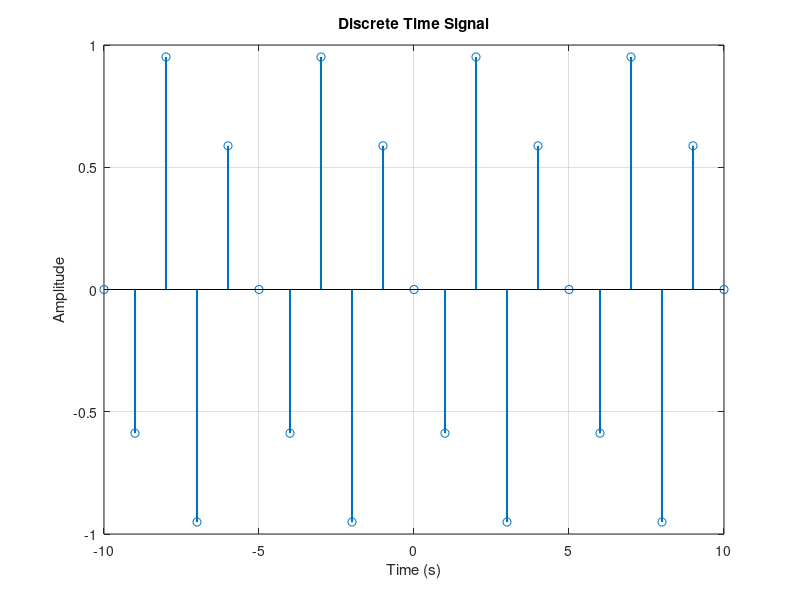
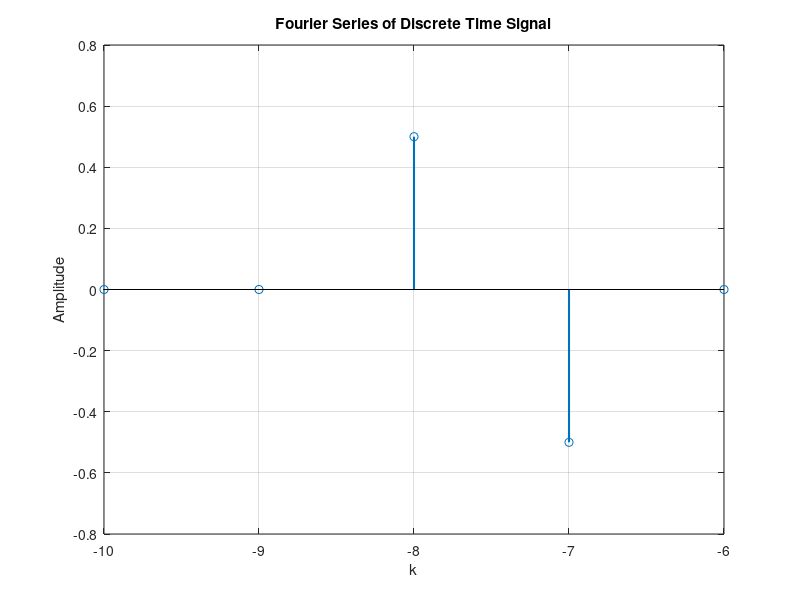
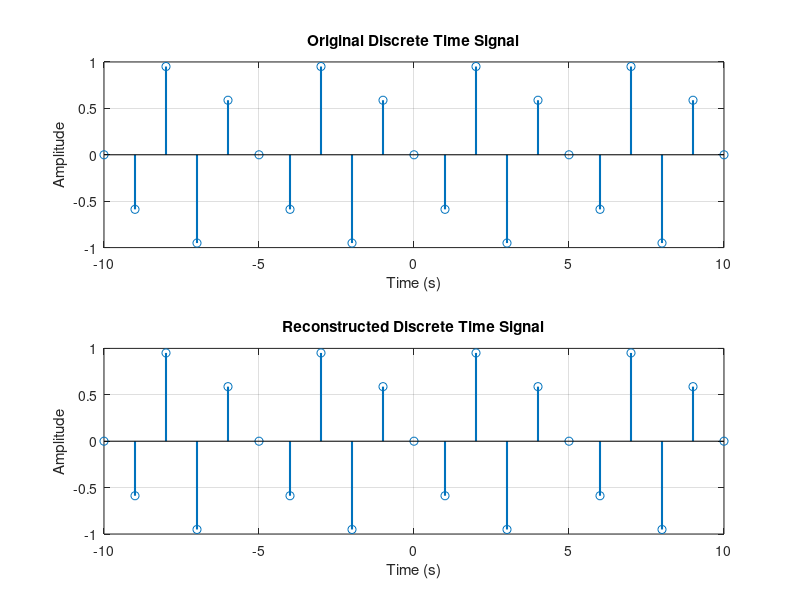
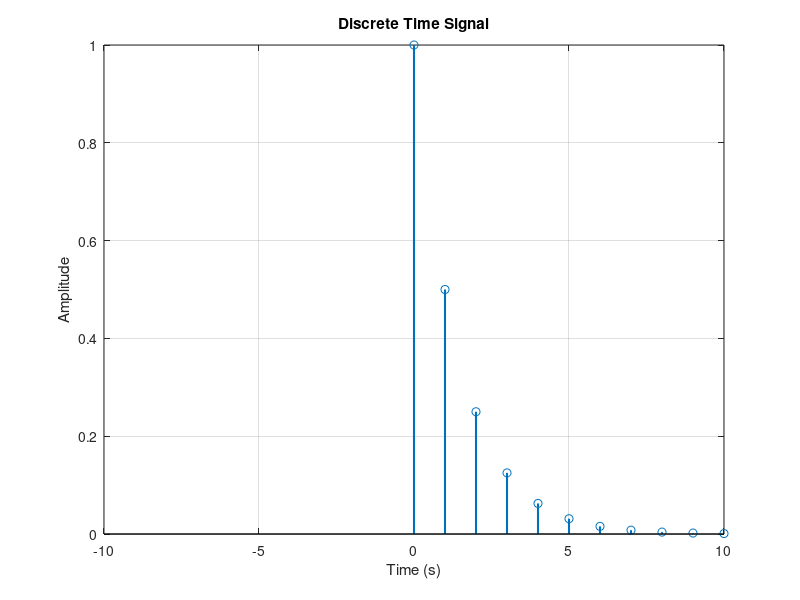

Here is the MATLAB script that generated these plots, in order:
%% *Fourier Series and Transforms*
%% Clear the workspace
close all;
clear;
clc;

%% Discrete Fourier Transform
% In MATLAB, both time and frequency axes are discrete. So we cannot use
% transforms which are defined for continuous time or frequency.
% The only operation that can be performed discretely in both time and
% frequency domains is Fourier coefficients of discrete-time periodic signals.
% The more general form of Fourier series for discrete-time periodic signals
% is called Discrete Fourier Transform (DFT).
% The DFT of a discrete-time signal $x[n]$ is defined as
%
% $$X[k] = \sum_{n=0}^{N-1} x[n] e^{-j\frac{2\pi}{N}kn}$$
%
% where $N$ is the period of the signal.
%
% The inverse DFT is defined as
%
% $$x[n] = \frac{1}{N} \sum_{k=0}^{N-1} X[k] e^{j\frac{2\pi}{N}kn}$$
%
% The DFT is a linear operation. So, the DFT of a linear combination of
% signals is equal to the linear combination of DFTs of the signals.
%
% In MATLAB the DFT is implemented by the function |fft|. The inverse DFT
% is implemented by the function |ifft|.
% In MATLAB index of the first element of a vector is 1. So, the DFT formula
% in MATLAB is
% $$X[k] = \sum_{n=1}^{N} x[n] e^{-j\frac{2\pi}{N}kn}$$.
% also, the inverse DFT formula in MATLAB is
% $$x[n] = \frac{1}{N} \sum_{k=1}^{N} X[k] e^{j\frac{2\pi}{N}kn}$$.
% So, the DFT of a vector of length $N$ is computed by the command |fft(x, N)|.
% The inverse DFT is computed by the command |ifft(X, N)|.
% The DFT and inverse DFT commands can be used without specifying the length
% of the vector. In this case, the length of the vector is assumed to be the
% length of the vector given as input.
%
% Other Fourier operations in MATLAB should be implemented by using the DFT
% and inverse DFT commands. The FFT algorithm is used to compute the DFT.
% The FFT algorithm is a fast algorithm to compute the DFT.

%% Fourier Series of a Discrete-time Periodic Signal
% The Fourier series of a discrete-time periodic signal $x[n]$ is defined as
%
% $$x[n] = \sum_{k=0}^{N-1} X[k] e^{j\frac{2\pi}{N}kn}$$
%
% where $N$ is the period of the signal.
%
% The inverse Fourier series is defined as
% $$X[k] = \frac{1}{N} \sum_{n=0}^{N-1} x[n] e^{-j\frac{2\pi}{N}kn}$$
%
% The Fourier series of a discrete-time periodic signal is the DFT of the
% signal. So, the Fourier series of a discrete-time periodic signal can be
% computed by the command |fft|.
% The inverse Fourier series is the inverse DFT of the signal. So, the
% inverse Fourier series of a discrete-time periodic signal can be computed
% by the command |ifft|.
% The following example shows the Fourier series of a discrete-time periodic
% signal.
% The input signal is defined as follows:
N = 1e1;
n = -N:N;
N0 = 5;
M0 = 3;
w0 = 2 * pi / N0;
w = M0 * w0;
x = sin(w * n);
figure('Name', 'Discrete Time Signal');
stem(n, x, 'LineWidth', 1.5);
xlabel('Time (s)');
ylabel('Amplitude');
title('Discrete Time Signal');
grid on;
%%%
% The Fourier series of the of the signal is calculated as follows:
a_k = fft(x(1:N0)) / N0;
k = n(1:N0);
figure('Name', 'Fourier Series of Discrete Time Signal');
stem(k, imag(a_k), 'LineWidth', 1.5);
xlabel('k');
ylabel('Amplitude');
title('Fourier Series of Discrete Time Signal');
grid on;
%%%
% We can construct the signal from its Fourier series as follows:
kernel = exp(1j * w0 * k' * n);
x_reconstructed = a_k * kernel;
figure('Name', 'Reconstructed Discrete Time Signal');
subplot(2, 1, 1);
stem(n, x, 'LineWidth', 1.5);
xlabel('Time (s)');
ylabel('Amplitude');
title('Original Discrete Time Signal');
grid on;
subplot(2, 1, 2);
stem(n, real(x_reconstructed), 'LineWidth', 1.5);
xlabel('Time (s)');
ylabel('Amplitude');
title('Reconstructed Discrete Time Signal');
grid on;

%% Fourier Transform of a Discrete-time Signal(DTFT)
% The Fourier transform of a discrete-time signal $x[n]$ is defined as
% $$X(e^{j\omega}) = \sum_{n=-\infty}^{\infty} x[n] e^{-j\omega n}$$
%
% The inverse Fourier transform is defined as
%
% $$x[n] = \frac{1}{2\pi} \int_{-\pi}^{\pi} X(e^{j\omega}) e^{j\omega n} d\omega$$
%
% We can compute the Fourier transform of a discrete-time signal by using
% the DFT. The Fourier transform of a discrete-time signal is a periodic
% signal with period $2\pi$. We define the Fourier transform of a
% discrete-time signal  in the interval $[-\pi, \pi)$.
%
% The following example shows the Fourier transform of a discrete-time
% signal.
%
% The input signal is defined as follows:
N = 1e3;
n = 0:N;
a = 0.5;
x = a.^n;
figure('Name', 'Discrete Time Signal');
stem(n, x, 'LineWidth', 1.5);
xlabel('Time (s)');
ylabel('Amplitude');
title('Discrete Time Signal');
grid on;
xlim([-10, 10]);
%%%
% The DTFT of the of the signal is calculated as follows:
w_axis = linspace(-pi, pi, 1e3);
DTFT_x = x * exp(-1j * n' * w_axis);
figure('Name', 'DTFT of Discrete Time Signal');
subplot(2, 1, 1);
plot(w_axis, abs(DTFT_x), 'LineWidth', 1.5);
xlabel('Frequency (rad/s)');
ylabel('Amplitude');
title('Absolute Value of DTFT');
xlim([-pi pi]);
xticks([-pi, -pi / 2, 0, pi / 2, pi]);
xticklabels({'-\pi', '-\pi/2', '0', '\pi/2', '\pi'});
grid on;
subplot(2, 1, 2);
plot(w_axis, angle(DTFT_x), 'LineWidth', 1.5);
xlabel('Frequency (rad/s)');
ylabel('Phase');
xlim([-pi pi]);
xticks([-pi, -pi / 2, 0, pi / 2, pi]);
xticklabels({'-\pi', '-\pi/2', '0', '\pi/2', '\pi'});
title('Phase of DTFT');
grid on;
%% Fourier Transform of Continuous-time Signal
% The Fourier transform of a continuous-time signal $x(t)$ is defined as
%
% $$X(j\Omega) = \int_{-\infty}^{\infty} x(t) e^{-j\Omega t} dt$$
%
% The inverse Fourier transform is defined as
%
% $$x(t) = \frac{1}{2\pi} \int_{-\infty}^{\infty} X(j\Omega) e^{j\Omega t} d\Omega$$
%
% We can compute the Fourier transform of a continuous-time signal by using
% the DFT.
%
% There are some important points to be considered:
% #  Both positive and negative part of time axis should be considered.
% #   Nyquist theorem should be considered
% (The time axis should be sampled densely enough to avoid aliasing.).
% # The main part of the signal should be included in the time axis
% (For periodic signals, the main part is the period of the signal.).
% # Increasing the sampling frequency $\rightarrow$  Detecting higher frequencies
% # Increasing time axis interval $\rightarrow$ higher resolution in frequency axis
% # The scale of amplitude of the frequency spectrum is not that important.
% # Period of the lowest non-zero frequency $\rightarrow$ Interval of time axis
% # Total number of frequency spectrum samples $\rightarrow$ Total number of time domain samples
% In the formula of FT we have $dt$ in the integral. So, we should multiply
% the result of the DFT by $dt$ to obtain the FT. In MATLAB, $dt$ is the smallest
% difference between two consecutive time samples which is equal to the
% sampling time(or $1 / fs$ where $fs$ is the sampling frequency).
%
% The following example shows the Fourier transform of a continuous-time
% signal.
fs = 1e3;
t = -1:1 / fs:1;
f0 = 10;
x = cos(2 * pi * f0 * t);
FT_x = fft(x)/fs;
f_axis = linspace(-fs / 2, fs / 2, length(FT_x));
figure('Name', 'Fourier Transform of Continuous Time Signal');
plot(f_axis, abs(FT_x), 'LineWidth', 1.5);
xlabel('Frequency (Hz)');
ylabel('Amplitude');
title('Fourier Transform of Continuous Time Signal');
grid on;
%%%
% # |fft| function in matlab is not the same as the definition of FT formula;
% The |fft| in matlab calculated the frequency spectrum from frequency $0$
% to $fs$(according to the |fft| formula).
% But we want to calculate the frequency spectrum from $-f_s / 2$ to
% $fs / 2$. So, we should move the the frequency interval of $f_s/2 \rightarrow f_s$
% to $-f_s/2 \rightarrow 0$. We can do this by using the command |fftshift|.
% #  DFT of a signal is a periodic signal with the period of the sampling
% frequency $f_s$.
% # |fft| function in matlab calculates the DFT of a signal in the interval 0 to fs.
% # |fftshift| function in matlab shifts the frequency spectrum of a signal
% from the interval $0 \rightarrow fs$ to $-fs/2 \rightarrow fs/2$.
%
% For more accurate results in the frequency spectrum, we should increase
% time axis interval. The following example shows the Fourier transform of
% a continuous-time signal with a longer time axis interval.
fs = 1e3;
N = 1e3;
t = -N:1 / fs:N;
f0 = 10;
x = cos(2 * pi * f0 * t);
FT_x = (1 / fs) * fftshift(fft(x));
f_axis = linspace(-fs / 2, fs / 2, length(FT_x));
figure('Name', 'Fourier Transform of Continuous Time Signal');
plot(f_axis, abs(FT_x), 'LineWidth', 1.5);
xlabel('Frequency (Hz)');
ylabel('Amplitude');
title('Fourier Transform of Continuous Time Signal');
xlim([-20, 20]);
grid on;
